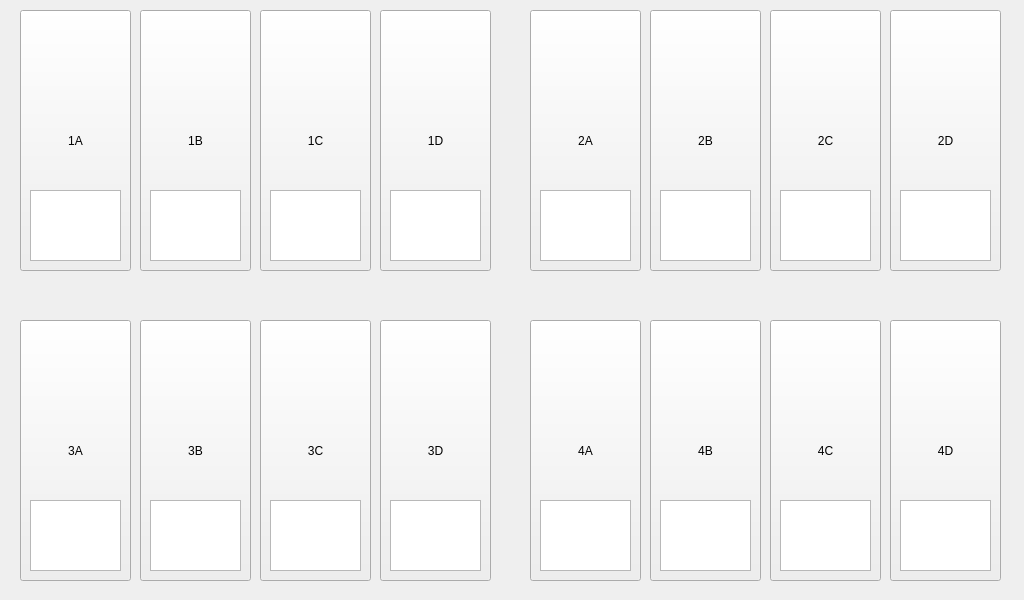
<?xml version="1.0" encoding="UTF-8"?>
<ui version="4.0">
 <class>Tare</class>
 <widget class="QMainWindow" name="Tare">
  <property name="geometry">
   <rect>
    <x>0</x>
    <y>0</y>
    <width>1024</width>
    <height>600</height>
   </rect>
  </property>
  <property name="windowTitle">
   <string>MainWindow</string>
  </property>
  <property name="styleSheet">
   <string notr="true"/>
  </property>
  <widget class="QWidget" name="centralwidget">
   <widget class="QPushButton" name="oneA">
    <property name="geometry">
     <rect>
      <x>20</x>
      <y>10</y>
      <width>111</width>
      <height>261</height>
     </rect>
    </property>
    <property name="text">
     <string>1A</string>
    </property>
    <property name="type" stdset="0">
     <string>normal</string>
    </property>
   </widget>
   <widget class="QPushButton" name="oneB">
    <property name="geometry">
     <rect>
      <x>140</x>
      <y>10</y>
      <width>111</width>
      <height>261</height>
     </rect>
    </property>
    <property name="text">
     <string>1B</string>
    </property>
    <property name="type" stdset="0">
     <string>normal</string>
    </property>
   </widget>
   <widget class="QPushButton" name="oneC">
    <property name="geometry">
     <rect>
      <x>260</x>
      <y>10</y>
      <width>111</width>
      <height>261</height>
     </rect>
    </property>
    <property name="text">
     <string>1C</string>
    </property>
    <property name="type" stdset="0">
     <string>normal</string>
    </property>
   </widget>
   <widget class="QPushButton" name="oneD">
    <property name="geometry">
     <rect>
      <x>380</x>
      <y>10</y>
      <width>111</width>
      <height>261</height>
     </rect>
    </property>
    <property name="text">
     <string>1D</string>
    </property>
    <property name="type" stdset="0">
     <string>normal</string>
    </property>
   </widget>
   <widget class="QPushButton" name="twoA">
    <property name="geometry">
     <rect>
      <x>530</x>
      <y>10</y>
      <width>111</width>
      <height>261</height>
     </rect>
    </property>
    <property name="text">
     <string>2A</string>
    </property>
    <property name="type" stdset="0">
     <string>normal</string>
    </property>
   </widget>
   <widget class="QPushButton" name="twoB">
    <property name="geometry">
     <rect>
      <x>650</x>
      <y>10</y>
      <width>111</width>
      <height>261</height>
     </rect>
    </property>
    <property name="text">
     <string>2B</string>
    </property>
    <property name="type" stdset="0">
     <string>normal</string>
    </property>
   </widget>
   <widget class="QPushButton" name="twoC">
    <property name="geometry">
     <rect>
      <x>770</x>
      <y>10</y>
      <width>111</width>
      <height>261</height>
     </rect>
    </property>
    <property name="text">
     <string>2C</string>
    </property>
    <property name="type" stdset="0">
     <string>normal</string>
    </property>
   </widget>
   <widget class="QPushButton" name="twoD">
    <property name="geometry">
     <rect>
      <x>890</x>
      <y>10</y>
      <width>111</width>
      <height>261</height>
     </rect>
    </property>
    <property name="text">
     <string>2D</string>
    </property>
    <property name="type" stdset="0">
     <string>normal</string>
    </property>
   </widget>
   <widget class="QPushButton" name="threeA">
    <property name="geometry">
     <rect>
      <x>20</x>
      <y>320</y>
      <width>111</width>
      <height>261</height>
     </rect>
    </property>
    <property name="text">
     <string>3A</string>
    </property>
    <property name="type" stdset="0">
     <string>normal</string>
    </property>
   </widget>
   <widget class="QPushButton" name="threeB">
    <property name="geometry">
     <rect>
      <x>140</x>
      <y>320</y>
      <width>111</width>
      <height>261</height>
     </rect>
    </property>
    <property name="text">
     <string>3B</string>
    </property>
    <property name="type" stdset="0">
     <string>normal</string>
    </property>
   </widget>
   <widget class="QPushButton" name="threeC">
    <property name="geometry">
     <rect>
      <x>260</x>
      <y>320</y>
      <width>111</width>
      <height>261</height>
     </rect>
    </property>
    <property name="text">
     <string>3C</string>
    </property>
    <property name="type" stdset="0">
     <string>normal</string>
    </property>
   </widget>
   <widget class="QPushButton" name="threeD">
    <property name="geometry">
     <rect>
      <x>380</x>
      <y>320</y>
      <width>111</width>
      <height>261</height>
     </rect>
    </property>
    <property name="text">
     <string>3D</string>
    </property>
    <property name="type" stdset="0">
     <string>normal</string>
    </property>
   </widget>
   <widget class="QPushButton" name="fourA">
    <property name="geometry">
     <rect>
      <x>530</x>
      <y>320</y>
      <width>111</width>
      <height>261</height>
     </rect>
    </property>
    <property name="text">
     <string>4A</string>
    </property>
    <property name="type" stdset="0">
     <string>normal</string>
    </property>
   </widget>
   <widget class="QPushButton" name="fourB">
    <property name="geometry">
     <rect>
      <x>650</x>
      <y>320</y>
      <width>111</width>
      <height>261</height>
     </rect>
    </property>
    <property name="text">
     <string>4B</string>
    </property>
    <property name="type" stdset="0">
     <string>normal</string>
    </property>
   </widget>
   <widget class="QPushButton" name="fourC">
    <property name="geometry">
     <rect>
      <x>770</x>
      <y>320</y>
      <width>111</width>
      <height>261</height>
     </rect>
    </property>
    <property name="text">
     <string>4C</string>
    </property>
    <property name="type" stdset="0">
     <string>normal</string>
    </property>
   </widget>
   <widget class="QPushButton" name="fourD">
    <property name="geometry">
     <rect>
      <x>890</x>
      <y>320</y>
      <width>111</width>
      <height>261</height>
     </rect>
    </property>
    <property name="text">
     <string>4D</string>
    </property>
    <property name="type" stdset="0">
     <string>normal</string>
    </property>
   </widget>
   <widget class="QTextEdit" name="oneAValue">
    <property name="geometry">
     <rect>
      <x>30</x>
      <y>190</y>
      <width>91</width>
      <height>71</height>
     </rect>
    </property>
   </widget>
   <widget class="QTextEdit" name="oneBValue">
    <property name="geometry">
     <rect>
      <x>150</x>
      <y>190</y>
      <width>91</width>
      <height>71</height>
     </rect>
    </property>
   </widget>
   <widget class="QTextEdit" name="oneCValue">
    <property name="geometry">
     <rect>
      <x>270</x>
      <y>190</y>
      <width>91</width>
      <height>71</height>
     </rect>
    </property>
   </widget>
   <widget class="QTextEdit" name="oneDValue">
    <property name="geometry">
     <rect>
      <x>390</x>
      <y>190</y>
      <width>91</width>
      <height>71</height>
     </rect>
    </property>
   </widget>
   <widget class="QTextEdit" name="twoAValue">
    <property name="geometry">
     <rect>
      <x>540</x>
      <y>190</y>
      <width>91</width>
      <height>71</height>
     </rect>
    </property>
   </widget>
   <widget class="QTextEdit" name="twoBValue">
    <property name="geometry">
     <rect>
      <x>660</x>
      <y>190</y>
      <width>91</width>
      <height>71</height>
     </rect>
    </property>
   </widget>
   <widget class="QTextEdit" name="twoCValue">
    <property name="geometry">
     <rect>
      <x>780</x>
      <y>190</y>
      <width>91</width>
      <height>71</height>
     </rect>
    </property>
   </widget>
   <widget class="QTextEdit" name="twoDValue">
    <property name="geometry">
     <rect>
      <x>900</x>
      <y>190</y>
      <width>91</width>
      <height>71</height>
     </rect>
    </property>
   </widget>
   <widget class="QTextEdit" name="threeAValue">
    <property name="geometry">
     <rect>
      <x>30</x>
      <y>500</y>
      <width>91</width>
      <height>71</height>
     </rect>
    </property>
   </widget>
   <widget class="QTextEdit" name="threeBValue">
    <property name="geometry">
     <rect>
      <x>150</x>
      <y>500</y>
      <width>91</width>
      <height>71</height>
     </rect>
    </property>
   </widget>
   <widget class="QTextEdit" name="threeCValue">
    <property name="geometry">
     <rect>
      <x>270</x>
      <y>500</y>
      <width>91</width>
      <height>71</height>
     </rect>
    </property>
   </widget>
   <widget class="QTextEdit" name="threeDValue">
    <property name="geometry">
     <rect>
      <x>390</x>
      <y>500</y>
      <width>91</width>
      <height>71</height>
     </rect>
    </property>
   </widget>
   <widget class="QTextEdit" name="fourAValue">
    <property name="geometry">
     <rect>
      <x>540</x>
      <y>500</y>
      <width>91</width>
      <height>71</height>
     </rect>
    </property>
   </widget>
   <widget class="QTextEdit" name="fourBValue">
    <property name="geometry">
     <rect>
      <x>660</x>
      <y>500</y>
      <width>91</width>
      <height>71</height>
     </rect>
    </property>
   </widget>
   <widget class="QTextEdit" name="fourCValue">
    <property name="geometry">
     <rect>
      <x>780</x>
      <y>500</y>
      <width>91</width>
      <height>71</height>
     </rect>
    </property>
   </widget>
   <widget class="QTextEdit" name="fourDValue">
    <property name="geometry">
     <rect>
      <x>900</x>
      <y>500</y>
      <width>91</width>
      <height>71</height>
     </rect>
    </property>
   </widget>
  </widget>
 </widget>
 <resources/>
 <connections/>
</ui>
